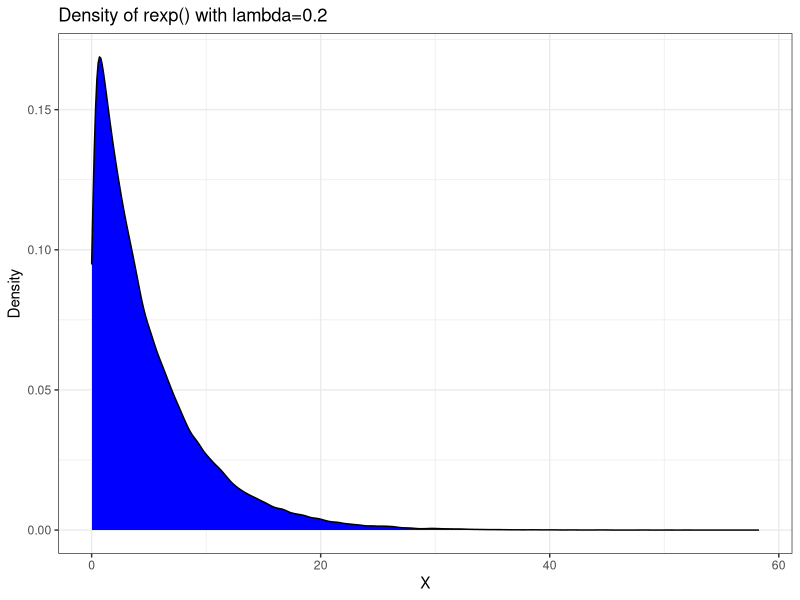
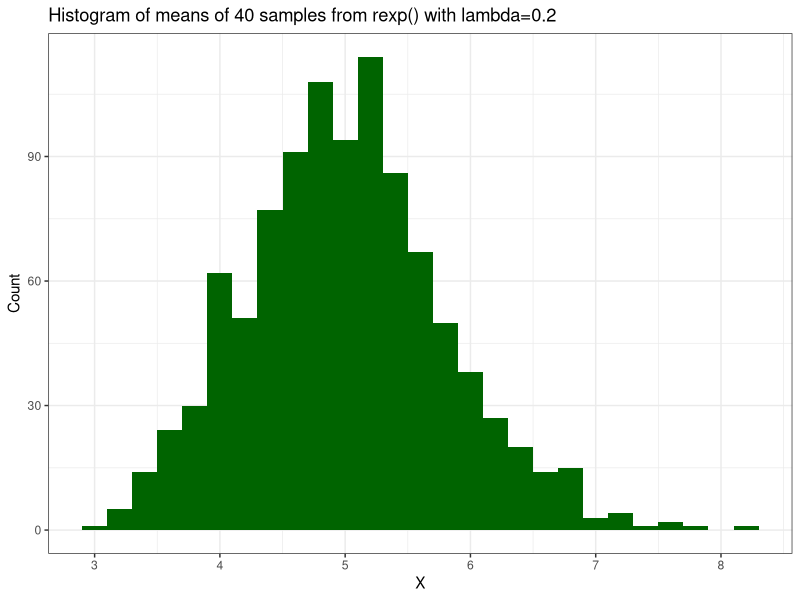
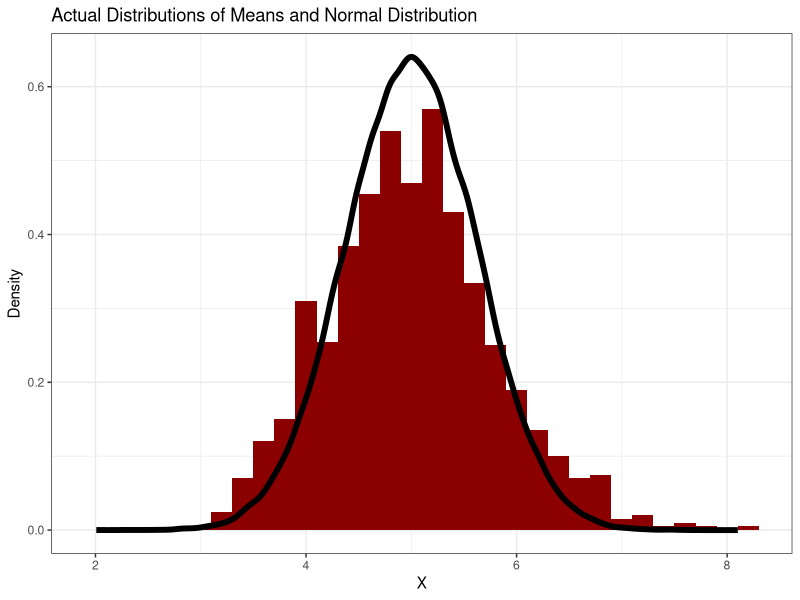

These charts were generated, in order, by the following R code:
## ---- chunk 1
knitr::opts_chunk$set(echo = TRUE)
library(ggplot2)
options(digits = 3)
## ---- chunk 2
ggplot(data = data.frame(x = rexp(100000, 0.2)), aes(x = x)) + 
    geom_density(fill = 'blue') +
    ggtitle("Density of rexp() with lambda=0.2") + 
    xlab("X")+
    ylab("Density")+
    theme_bw()
## ---- chunk 3
sample_means<-NULL
for (i in 1 : 1000) sample_means = c(sample_means, mean(rexp(40, 0.2)))
## ---- chunk 4
ggplot(data = data.frame(SampleMeans = sample_means), aes(x = SampleMeans)) + 
    geom_histogram(binwidth = 0.2, fill = 'darkgreen') +
    ggtitle("Histogram of means of 40 samples from rexp() with lambda=0.2") + 
    xlab("X")+
    ylab("Count")+
    theme_bw()
## ---- chunk 5
ggplot(data = data.frame(SampleMeans = sample_means, 
                         NormalDensity=rnorm(n = 100000, mean = 5, sd = (5/sqrt(40))^2))) +
    geom_histogram(aes(x=SampleMeans, y=..density..), fill='darkred', binwidth=0.2) +
    geom_density(aes(x=NormalDensity), colour="black", size=2) +
    ggtitle("Actual Distributions of Means and Normal Distribution") + 
    xlab("X")+
    ylab("Density")+
    theme_bw()
